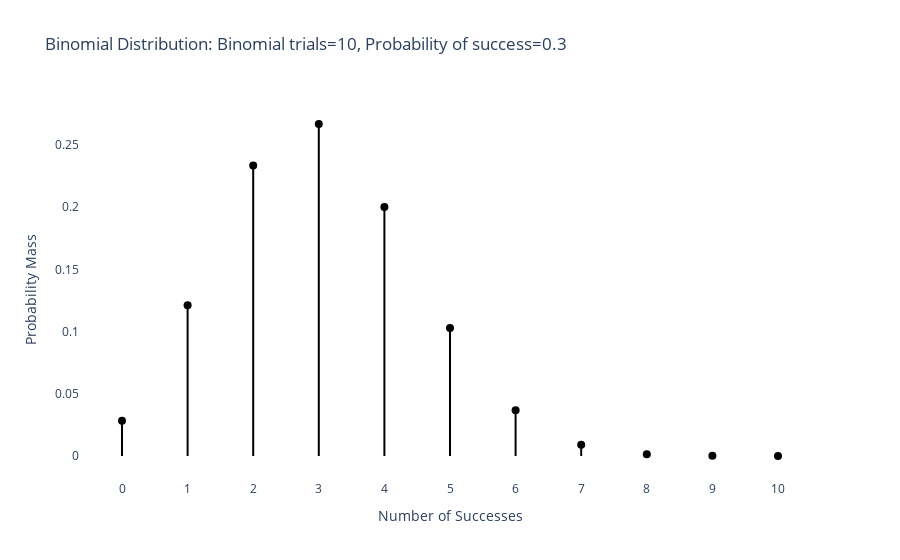

Notebook code for this chart:
### Code cell
import math

# Parámetros
n = 10
p = 0.3

# Función para calcular combinaciones, representa cuántas formas hay de obtener exactamente k éxitos en n ensayos.
def binomial_coeff(n, k):
    return math.factorial(n) // (math.factorial(k) * math.factorial(n - k))

# Calcular PMF manualmente
x = np.arange(0, n + 1)
y = [binomial_coeff(n, k) * (p ** k) * ((1 - p) ** (n - k)) for k in x]

# Gráfica tipo lollipop (como en la imagen)
fig = go.Figure()

for xi, yi in zip(x, y):
    fig.add_trace(go.Scatter(
        x=[xi, xi],
        y=[0, yi],
        mode='lines',
        line=dict(color='black'),
        showlegend=False
    ))

fig.add_trace(go.Scatter(
    x=x,
    y=y,
    mode='markers',
    marker=dict(color='black', size=8),
    showlegend=False
))

fig.update_layout(
    title='Binomial Distribution: Binomial trials=10, Probability of success=0.3',
    xaxis_title='Number of Successes',
    yaxis_title='Probability Mass',
    xaxis=dict(dtick=1),
    plot_bgcolor='white'
)

fig.show()

### Figure 1 — Plotly figure (JSON) as saved in the notebook; plotly's stock layout.template omitted (floating-point values rounded to 4 significant figures)
{"data": [{"line": {"color": "black"}, "mode": "lines", "showlegend": false, "type": "scatter", "x": [0, 0], "y": [0, 0.02825]}, {"line": {"color": "black"}, "mode": "lines", "showlegend": false, "type": "scatter", "x": [1, 1], "y": [0, 0.1211]}, {"line": {"color": "black"}, "mode": "lines", "showlegend": false, "type": "scatter", "x": [2, 2], "y": [0, 0.2335]}, {"line": {"color": "black"}, "mode": "lines", "showlegend": false, "type": "scatter", "x": [3, 3], "y": [0, 0.2668]}, {"line": {"color": "black"}, "mode": "lines", "showlegend": false, "type": "scatter", "x": [4, 4], "y": [0, 0.2001]}, {"line": {"color": "black"}, "mode": "lines", "showlegend": false, "type": "scatter", "x": [5, 5], "y": [0, 0.1029]}, {"line": {"color": "black"}, "mode": "lines", "showlegend": false, "type": "scatter", "x": [6, 6], "y": [0, 0.03676]}, {"line": {"color": "black"}, "mode": "lines", "showlegend": false, "type": "scatter", "x": [7, 7], "y": [0, 0.009002]}, {"line": {"color": "black"}, "mode": "lines", "showlegend": false, "type": "scatter", "x": [8, 8], "y": [0, 0.001447]}, {"line": {"color": "black"}, "mode": "lines", "showlegend": false, "type": "scatter", "x": [9, 9], "y": [0, 0.0001378]}, {"line": {"color": "black"}, "mode": "lines", "showlegend": false, "type": "scatter", "x": [10, 10], "y": [0, 5.905e-06]}, {"marker": {"color": "black", "size": 8}, "mode": "markers", "showlegend": false, "type": "scatter", "x": [0, 1, 2, 3, 4, 5, 6, 7, 8, 9, 10], "y": [0.02825, 0.1211, 0.2335, 0.2668, 0.2001, 0.1029, 0.03676, 0.009002, 0.001447, 0.0001378, 5.905e-06]}], "layout": {"plot_bgcolor": "white", "title": {"text": "Binomial Distribution: Binomial trials=10, Probability of success=0.3"}, "xaxis": {"dtick": 1, "title": {"text": "Number of Successes"}}, "yaxis": {"title": {"text": "Probability Mass"}}}}
